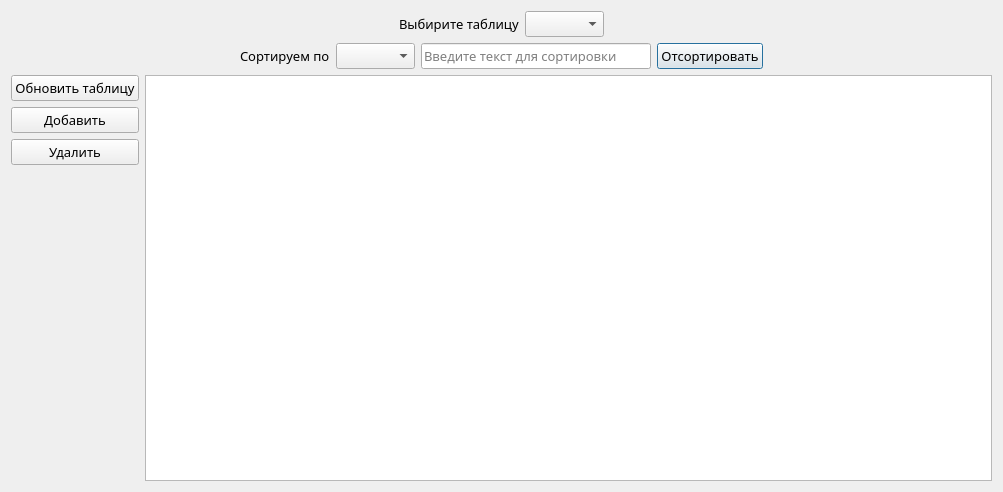
<?xml version="1.0" encoding="UTF-8"?>
<ui version="4.0">
 <class>a_accessdialog</class>
 <widget class="QDialog" name="a_accessdialog">
  <property name="geometry">
   <rect>
    <x>0</x>
    <y>0</y>
    <width>1003</width>
    <height>492</height>
   </rect>
  </property>
  <property name="font">
   <font>
    <family>PT Astra Serif</family>
    <pointsize>10</pointsize>
   </font>
  </property>
  <property name="windowTitle">
   <string>Расширенный доступ</string>
  </property>
  <property name="windowIcon">
   <iconset resource="Resources.qrc">
    <normaloff>:/Root access.jpg</normaloff>:/Root access.jpg</iconset>
  </property>
  <layout class="QVBoxLayout" name="verticalLayout_2">
   <item>
    <layout class="QHBoxLayout" name="horizontalLayout">
     <item>
      <spacer name="horizontalSpacer_4">
       <property name="orientation">
        <enum>Qt::Horizontal</enum>
       </property>
       <property name="sizeHint" stdset="0">
        <size>
         <width>40</width>
         <height>20</height>
        </size>
       </property>
      </spacer>
     </item>
     <item>
      <widget class="QLabel" name="label">
       <property name="text">
        <string>Выбирите таблицу</string>
       </property>
      </widget>
     </item>
     <item>
      <widget class="QComboBox" name="TableNames_comboBox">
       <property name="accessibleName">
        <string>ыфыв</string>
       </property>
      </widget>
     </item>
     <item>
      <spacer name="horizontalSpacer">
       <property name="orientation">
        <enum>Qt::Horizontal</enum>
       </property>
       <property name="sizeHint" stdset="0">
        <size>
         <width>40</width>
         <height>20</height>
        </size>
       </property>
      </spacer>
     </item>
    </layout>
   </item>
   <item>
    <layout class="QHBoxLayout" name="horizontalLayout_3">
     <item>
      <spacer name="horizontalSpacer_2">
       <property name="orientation">
        <enum>Qt::Horizontal</enum>
       </property>
       <property name="sizeHint" stdset="0">
        <size>
         <width>40</width>
         <height>20</height>
        </size>
       </property>
      </spacer>
     </item>
     <item>
      <widget class="QLabel" name="label_2">
       <property name="text">
        <string>Сортируем по</string>
       </property>
      </widget>
     </item>
     <item>
      <widget class="QComboBox" name="Sort_comboBox"/>
     </item>
     <item>
      <widget class="QLineEdit" name="Sort_lineEdit">
       <property name="placeholderText">
        <string>Введите текст для сортировки</string>
       </property>
      </widget>
     </item>
     <item>
      <widget class="QPushButton" name="Sort_pushButton">
       <property name="text">
        <string>Отсортировать</string>
       </property>
      </widget>
     </item>
     <item>
      <spacer name="horizontalSpacer_3">
       <property name="orientation">
        <enum>Qt::Horizontal</enum>
       </property>
       <property name="sizeHint" stdset="0">
        <size>
         <width>40</width>
         <height>20</height>
        </size>
       </property>
      </spacer>
     </item>
    </layout>
   </item>
   <item>
    <layout class="QHBoxLayout" name="horizontalLayout_2">
     <item>
      <layout class="QVBoxLayout" name="verticalLayout">
       <item>
        <widget class="QPushButton" name="UpdateTable_pushButton">
         <property name="text">
          <string>Обновить таблицу</string>
         </property>
        </widget>
       </item>
       <item>
        <widget class="QPushButton" name="add_pushButton">
         <property name="text">
          <string>Добавить</string>
         </property>
        </widget>
       </item>
       <item>
        <widget class="QPushButton" name="Remove_pushButton">
         <property name="text">
          <string>Удалить</string>
         </property>
        </widget>
       </item>
       <item>
        <spacer name="verticalSpacer">
         <property name="orientation">
          <enum>Qt::Vertical</enum>
         </property>
         <property name="sizeHint" stdset="0">
          <size>
           <width>20</width>
           <height>40</height>
          </size>
         </property>
        </spacer>
       </item>
      </layout>
     </item>
     <item>
      <widget class="QTableView" name="tableView"/>
     </item>
    </layout>
   </item>
  </layout>
 </widget>
 <resources>
  <include location="Resources.qrc"/>
 </resources>
 <connections/>
</ui>
